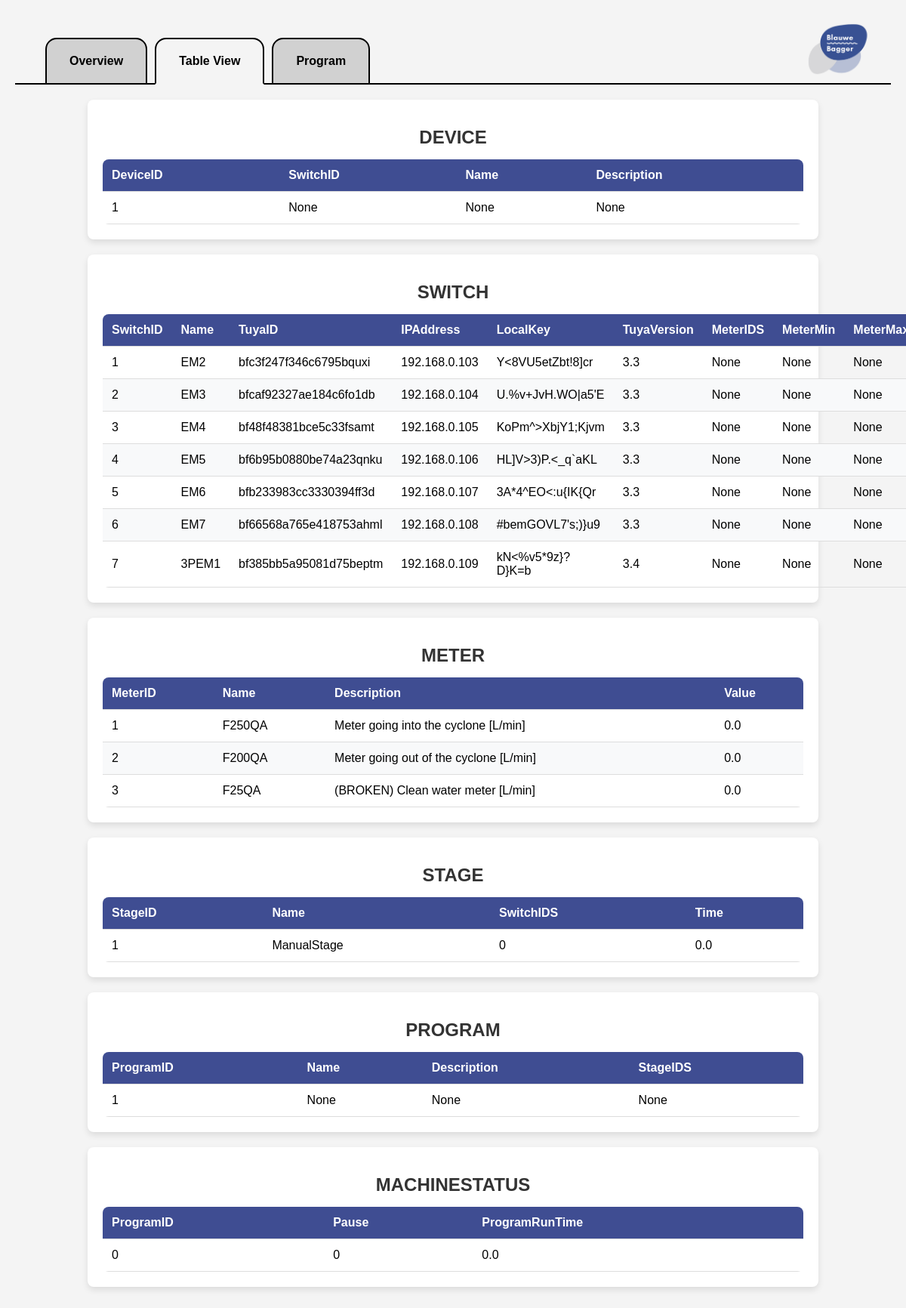
The app's page /tableview, older data.
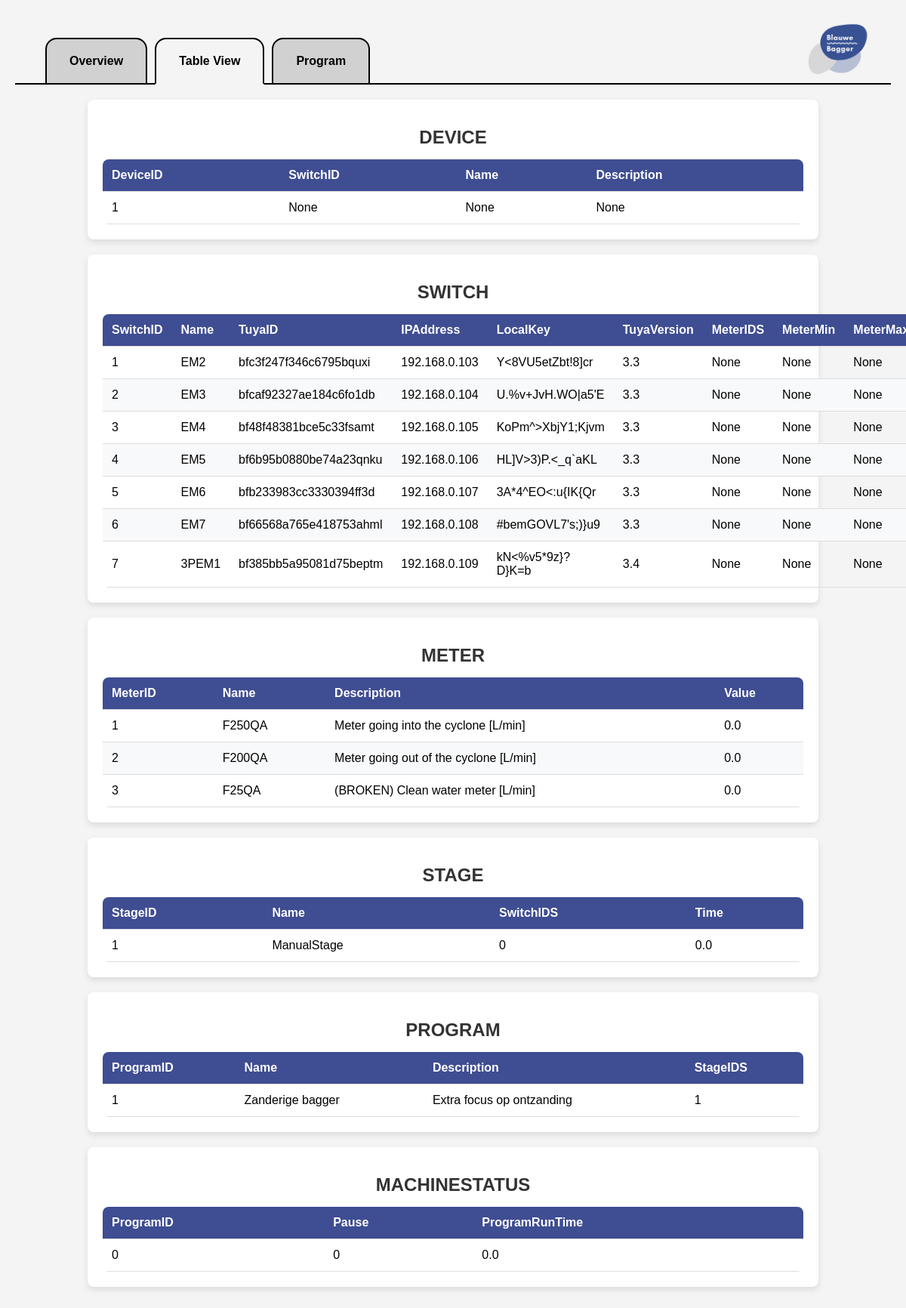
The same page, newer data.
### tables this page shows
CREATE TABLE SWITCH (
    SwitchID INTEGER PRIMARY KEY AUTOINCREMENT,
    Name TEXT NOT NULL,
    TuyaID TEXT NOT NULL,
    IPAddress TEXT NOT NULL,
    LocalKey TEXT NOT NULL,
    TuyaVersion REAL NOT NULL,
    MeterIDS TEXT,
    MeterMin TEXT,
    MeterMax TEXT
);

CREATE TABLE METER (
    MeterID INTEGER PRIMARY KEY AUTOINCREMENT,
    Name TEXT NOT NULL,
    Description TEXT,
    Value REAL NOT NULL
);

CREATE TABLE STAGE (
    StageID INTEGER PRIMARY KEY AUTOINCREMENT,
    Name TEXT NOT NULL,
    SwitchIDS TEXT,
    Time REAL NOT NULL
);

CREATE TABLE MACHINESTATUS (
    ProgramID INTEGER NOT NULL,
    Pause INTEGER NOT NULL CHECK (Pause IN (0,1,2)),
    ProgramRunTime REAL NOT NULL,
    PRIMARY KEY (ProgramID),
    FOREIGN KEY (ProgramID) REFERENCES PROGRAM(ProgramID)
);

CREATE TABLE PROGRAM (
    ProgramID INTEGER PRIMARY KEY AUTOINCREMENT,
    Name TEXT NOT NULL,
    Description TEXT,
    StageIDS TEXT NOT NULL
);

### server/server.py (the view)
@app.route("/tableview")
def tableview():
    tables = []
    for tableName in tableNames:
        tables.append(sF.getTable(tableName,0))
    return render_template('tableview.html',tables=tables,tableNames=tableNames)

### server/serverFunctions/getTable.py (called while the page is built)
def getTable(table,add):
    db = sqlite3.connect('../data/machine.db',timeout=5)
    cs = db.execute('SELECT * FROM ' + table)
    ns = [description[0] for description in cs.description]
    result = []
    rows = 1;
    for ci in cs:
        result.append(dict(zip(ns,ci)))
        rows = rows + 1
    if add:
        if table != "MACHINESTATUS":
            result.append(dict(zip(ns,[rows]+[None]*len(ns))))
    else:
        if not result:
            result.append(dict(zip(ns,[rows]+[None]*len(ns))))
    db.close()
    return result

### server/templates/tableview.html
{% extends "layout.html" %}
{% block main %}
	{% for table in tables %}
		<div class="table-container">
			<h1>{{ tableNames[loop.index-1] }}</h1>
                	<table>
                        	<thead>
                                	<tr>
					{% for key, value in table[0].items() %}
                                        	        <th>{{key}}</th>
                                 	       {% endfor %}
                                	</tr>
                       		</thead>
                        	<tbody>
                                	{% for item in table %}
                                        	<tr>
                                                	{% for key, value in item.items() %}
                                                	        <td>{{value}}</th>
                                        	        {% endfor %}
                                	        </tr>
                        	        {% endfor %}
                	        </tbody>
        	        </table>
	        </div>
	{% endfor %}
{% endblock %}

### server/templates/layout.html (shortened to what this page needs)
<!DOCTYPE html>
<html lang="en">
	<head>
        <link rel="stylesheet" href="/static/styles.css">
	</head>
	<nav>
		<div class="navbar">
			<ul>
				<li class="nav-item">
					<a id="nav-link-overview" href="/">
						<span>Overview</span>
					</a>
				</li>
				<li class="nav-item">
					<a id="nav-link-tableview" href="/tableview">
						<span>Table View</span>
					</a>
				</li>
				<li class="nav-item">
					<a id="nav-link-program" href="/program">
						<span>Program</span>
					</a>
				</li>
			</ul>
            <img src="static/images/BlauweBaggerLogo.png" class="nav-logo">
		</div>
	</nav>
	<main>
		{% block main %}{% endblock %}
	</main>

### server/static/styles.css (style rules this page uses)
.table-container { width: 80%; margin: 20px auto; padding: 20px; background: #fff; box-shadow: 0 4px 8px rgba(0, 0, 0, 0.1); border-radius: 8px; }
h1 { text-align: center; font-size: 1.5rem; margin-bottom: 15px; color: #333; }
.table-container table { width: 100%; border-collapse: collapse; overflow: hidden; border-radius: 8px; }
.table-container thead { background: #3F4D92; color: #fff; }
.table-container th, .table-container td { padding: 12px; text-align: left; border-bottom: 1px solid #ddd; }
.table-container tbody tr:nth-child(even) { background: #f8f9fa; }
h1 { text-align: center; }
nav { background: transparent; }
nav ul { list-style: none; display: flex; gap: 10px; padding: 10px 0 0 40px; margin:0; }
nav li { position: relative; height:40px; }
nav a { text-decoration: none; background: #d1d1d1; color: black; padding: 20px 30px; display: inline-block; border: 2px solid black; border-bottom: 2px solid black; border-radius: 15px 15px 0 0; font-weight: bold; position: relative; z-index: 1; height: 18px; }
.active { border-bottom:2px solid #f4f4f4; background: #f4f4f4; }
.navbar { display: flex; justify-content: space-between; align-items: center; width: 100%; border-bottom:2px solid black; height: 90px; }
.nav-logo { height: 70px; width: auto; margin-right: 20px; }

Row changes from the older to the newer data that the page shows:
added PROGRAM: key "Name", key "Description", item "1" "1", Name "Zanderige bagger", Description "Extra focus op ontzanding"
Text that changed along with them:
list line gone: "Name Description 1 None None None"
